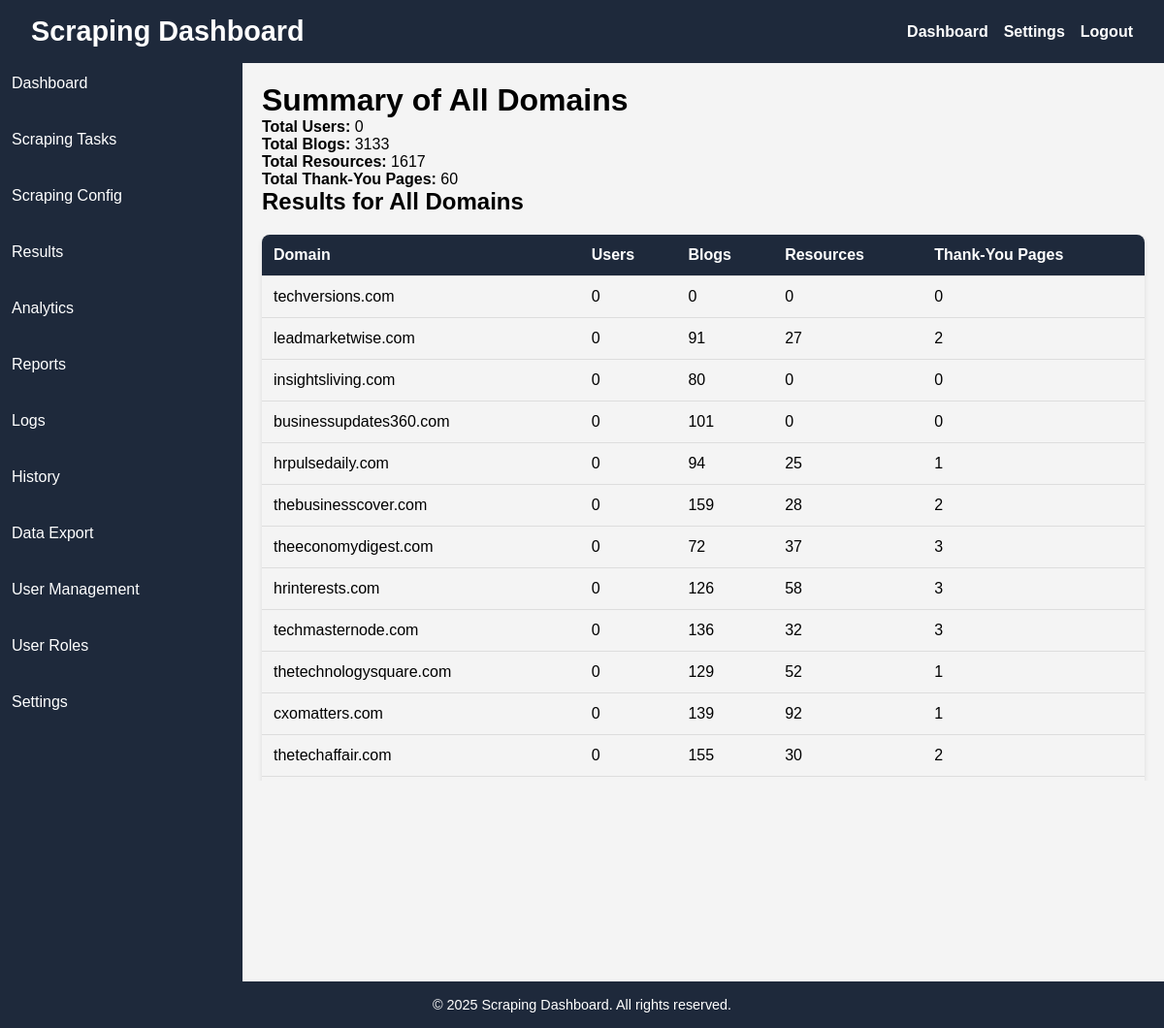
The app's page /results with its own data.
### tables this page shows
CREATE TABLE domains (
        domain TEXT PRIMARY KEY,
        users INT,
        blogs INT,
        resources INT,
        thank_you INT
    );

### app.py (the view)
@app.route("/results")
def results_summary():
    conn = sqlite3.connect(DB_MAIN)
    cursor = conn.cursor()
    cursor.execute("SELECT domain, users, blogs, resources, thank_you FROM domains")
    all_rows = cursor.fetchall()
    conn.close()
    total_users = sum(row[1] for row in all_rows)
    total_blogs = sum(row[2] for row in all_rows)
    total_resources = sum(row[3] for row in all_rows)
    total_thank_you = sum(row[4] for row in all_rows)
    summary_data = {
        "total_users": total_users,
        "total_blogs": total_blogs,
        "total_resources": total_resources,
        "total_thank_you": total_thank_you,
    }
    return render_template("results.html", all_results=all_rows, summary=summary_data)

### templates/results.html (shortened to what this page needs)
<!DOCTYPE html>
<html lang="en">
<head>
  <link rel="stylesheet" href="{{ url_for('static', filename='styles/global.css') }}" />
  <link rel="stylesheet" href="{{ url_for('static', filename='styles/results.css') }}" />
</head>
<body>
  <app-header></app-header>
  <div class="container">
    <app-sidebar></app-sidebar>
    <main class="main-content">
      {% if result %}
      <h1 class="text-2xl font-bold mb-4">Results for {{ result.domain }}</h1>
      <table class="results-table">
        <thead>
          <tr>
            <th>Domain</th>
            <th>Users</th>
            <th>Blogs</th>
            <th>Resources</th>
            <th>Thank You Pages</th>
          </tr>
        </thead>
        <tbody>
          <tr>
            <td>{{ result.domain }}</td>
            <td>{{ result.users }}</td>
            <td>{{ result.blogs }}</td>
            <td>{{ result.resources }}</td>
            <td>{{ result.thank_you }}</td>
          </tr>
        </tbody>
      </table>
      {% if analytics %}
      <h2 class="text-xl font-bold mt-6">Analytics</h2>
      <ul>
        {% for label in analytics.labels %}
        <li>
          <strong>{{ label }}:</strong> {{ analytics.values[loop.index0] }}
        </li>
        {% endfor %}
      </ul>
      {% endif %}
      <canvas id="analyticsChart" width="400" height="200"></canvas>
      <script>
        const ctx = document.getElementById('analyticsChart').getContext('2d');
        const chart = new Chart(ctx, {
          type: 'bar',
          data: {
            labels: ['Users', 'Blogs', 'Resources', 'Thank-You Pages'],
            datasets: [{
              label: '{{ result.domain }}',
              data: [
                {{ result.users | default(0) | int }},
                {{ result.blogs | default(0) | int }},
                {{ result.resources | default (0) | int }},
                {{ result.thank_you | default (0) | int }}],
        backgroundColor: [
          'rgba(255, 99, 132, 0.2)',
          'rgba(54, 162, 235, 0.2)',
          'rgba(255, 206, 86, 0.2)',
          'rgba(75, 192, 192, 0.2)'
        ],
          borderColor: [
            'rgba(255, 99, 132, 1)',
            'rgba(54, 162, 235, 1)',
            'rgba(255, 206, 86, 1)',
            'rgba(75, 192, 192, 1)'
          ],
            borderWidth: 1
            }]
          },
        options: {
          scales: {
            y: {
              beginAtZero: true
            }
          }
        }
        });
      </script>
      {% else %}
      <h1 class="text-2xl font-bold mb-4">Summary of All Domains</h1>
      {% if summary %}
      <div class="summary-section">
        <p><strong>Total Users:</strong> {{ summary.total_users }}</p>
        <p><strong>Total Blogs:</strong> {{ summary.total_blogs }}</p>
        <p><strong>Total Resources:</strong> {{ summary.total_resources }}</p>
        <p><strong>Total Thank-You Pages:</strong> {{ summary.total_thank_you }}</p>
      </div>
      {% else %}
      <p>No summary data available.</p>
      {% endif %}
      <h2 class="text-xl font-bold mt-6">Results for All Domains</h2>
      <table class="results-table">
        <thead>
          <tr>
            <th>Domain</th>
            <th>Users</th>
            <th>Blogs</th>
            <th>Resources</th>
            <th>Thank-You Pages</th>
          </tr>
        </thead>
        <tbody>
          {% for row in all_results %}
          <tr>
            <td>{{ row[0] }}</td>
            <td>{{ row[1] }}</td>
            <td>{{ row[2] }}</td>
            <td>{{ row[3] }}</td>
            <td>{{ row[4] }}</td>
          </tr>
          {% endfor %}
        </tbody>
      </table>
      {% endif %}
    </main>
  </div>
</body>
</html>

### static/styles/global.css (style rules this page uses)
* { margin: 0; padding: 0; box-sizing: border-box; font-family: Arial, sans-serif; }
body { background-color: #f4f4f4; display: flex; flex-direction: column; height: 100vh; }
app-header { width: 100%; }
.container { display: flex; flex: 1; height: calc(100vh - 60px); }
app-sidebar { width: 250px; flex-shrink: 0; }
main { flex-grow: 1; padding: 20px; overflow-y: auto; }

### static/styles/results.css (style rules this page uses)
.results-table { width: 100%; border-collapse: collapse; margin-top: 20px; box-shadow: 0 2px 5px rgba(0, 0, 0, 0.1); border-radius: 8px; overflow: hidden; }
.results-table thead { background-color: #1e293b; color: white; text-align: left; }
.results-table th, .results-table td { padding: 12px; border-bottom: 1px solid #ddd; }

### records on screen
domains: domain "techversions.com", users "0", blogs "0", resources "0", thank_you "0"
domains: domain "leadmarketwise.com", users "0", blogs "91", resources "27", thank_you "2"
domains: domain "insightsliving.com", users "0", blogs "80", resources "0", thank_you "0"
domains: domain "businessupdates360.com", users "0", blogs "101", resources "0", thank_you "0"
domains: domain "hrpulsedaily.com", users "0", blogs "94", resources "25", thank_you "1"
domains: domain "thebusinesscover.com", users "0", blogs "159", resources "28", thank_you "2"
domains: domain "theeconomydigest.com", users "0", blogs "72", resources "37", thank_you "3"
domains: domain "hrinterests.com", users "0", blogs "126", resources "58", thank_you "3"
domains: domain "techmasternode.com", users "0", blogs "136", resources "32", thank_you "3"
domains: domain "thetechnologysquare.com", users "0", blogs "129", resources "52", thank_you "1"
domains: domain "cxomatters.com", users "0", blogs "139", resources "92", thank_you "1"
domains: domain "thetechaffair.com", users "0", blogs "155", resources "30", thank_you "2"

### other values on screen
{{ summary.total_users }} "0"
{{ summary.total_blogs }} "3133"
{{ summary.total_resources }} "1617"
{{ summary.total_thank_you }} "60"
